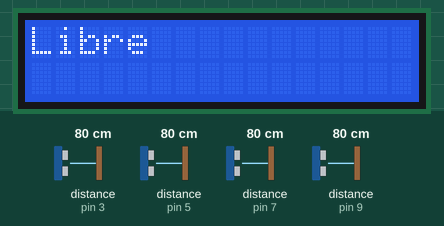
A sketch run on a simulated Arduino Uno, built with avr-gcc and run on an emulated ATmega328P. On the bench: 16×2 character LCD. Wiring (inferred from the names in the program): 4 × ultrasonic range finder: trigger pin 2, echo pin 3 / trigger pin 4, echo pin 5 / trigger pin 6, echo pin 7 / trigger pin 8, echo pin 9. Inputs (shaded band) come from the test bench; at power-on: distance to the obstacle (sensors on pin 3, pin 5, pin 7, pin 9) 80 cm. The echo pulse lasts 58.3 µs per cm.

Above: at 1.2 s.
1.3 s: distance to the obstacle (sensor on pin 3) set to 9 cm
At 2.5 s:
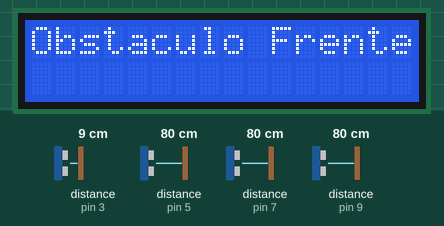
16.3 s: distance to the obstacle (sensor on pin 3) set to 18 cm
At 17.4 s:
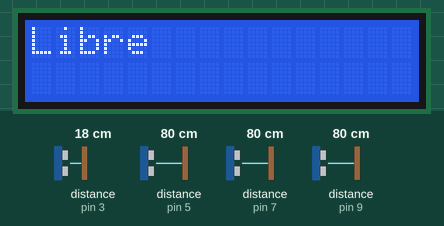
Timing chart, 0 to 19.0 s (numbered marks = the images above; inputs shaded):
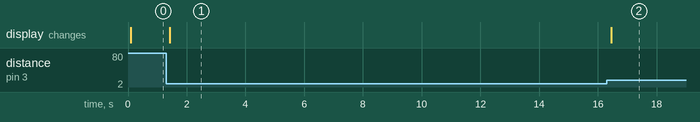

Measured:
- after the input at 1.3 s, the display: changes after 0.13 s (image 1)
- after the input at 16.3 s, the display: changes after 0.16 s (image 2)

The sketch:

sensoresultrasonicos.ino
```cpp
#include <LiquidCrystal.h>

// Configurar LCD (RS, E, D4, D5, D6, D7)
LiquidCrystal lcd(10, 11, 12, 13, A0, A1);

// Definir pines de los sensores ultrasónicos
#define TRIG_F 2
#define ECHO_F 3
#define TRIG_D 4
#define ECHO_D 5
#define TRIG_I 6
#define ECHO_I 7
#define TRIG_A 8
#define ECHO_A 9

void setup() {
  lcd.begin(16, 2);  // Iniciar LCD
  pinMode(TRIG_F, OUTPUT); pinMode(ECHO_F, INPUT);
  pinMode(TRIG_D, OUTPUT); pinMode(ECHO_D, INPUT);
  pinMode(TRIG_I, OUTPUT); pinMode(ECHO_I, INPUT);
  pinMode(TRIG_A, OUTPUT); pinMode(ECHO_A, INPUT);
  lcd.clear();  // Limpiar pantalla al inicio
}

long medirDistancia(int trig, int echo) {
  digitalWrite(trig, LOW);
  delayMicroseconds(2);
  digitalWrite(trig, HIGH);
  delayMicroseconds(10);
  digitalWrite(trig, LOW);
  return pulseIn(echo, HIGH) / 58;  // Convertir tiempo a cm
}

void loop() {
  int distanciaF = medirDistancia(TRIG_F, ECHO_F);
  int distanciaD = medirDistancia(TRIG_D, ECHO_D);
  int distanciaI = medirDistancia(TRIG_I, ECHO_I);
  int distanciaA = medirDistancia(TRIG_A, ECHO_A);

  // Limpiar pantalla antes de mostrar el nuevo mensaje
  lcd.clear();

  if (distanciaF <= 10) {
    lcd.setCursor(0, 0);
    lcd.print("Obstaculo Frente");
  } else if (distanciaD <= 10) {
    lcd.setCursor(0, 0);
    lcd.print("Obstaculo Derecha");
  } else if (distanciaI <= 10) {
    lcd.setCursor(0, 0);
    lcd.print("Obstaculo Izquierda");
  } else if (distanciaA <= 10) {
    lcd.setCursor(0, 0);
    lcd.print("Obstaculo Atras");
  } else {
    lcd.setCursor(0, 0);
    lcd.print("Libre");
  }

  delay(200);  // Pausa de 200ms para evitar actualizaciones muy rápidas
}
```
